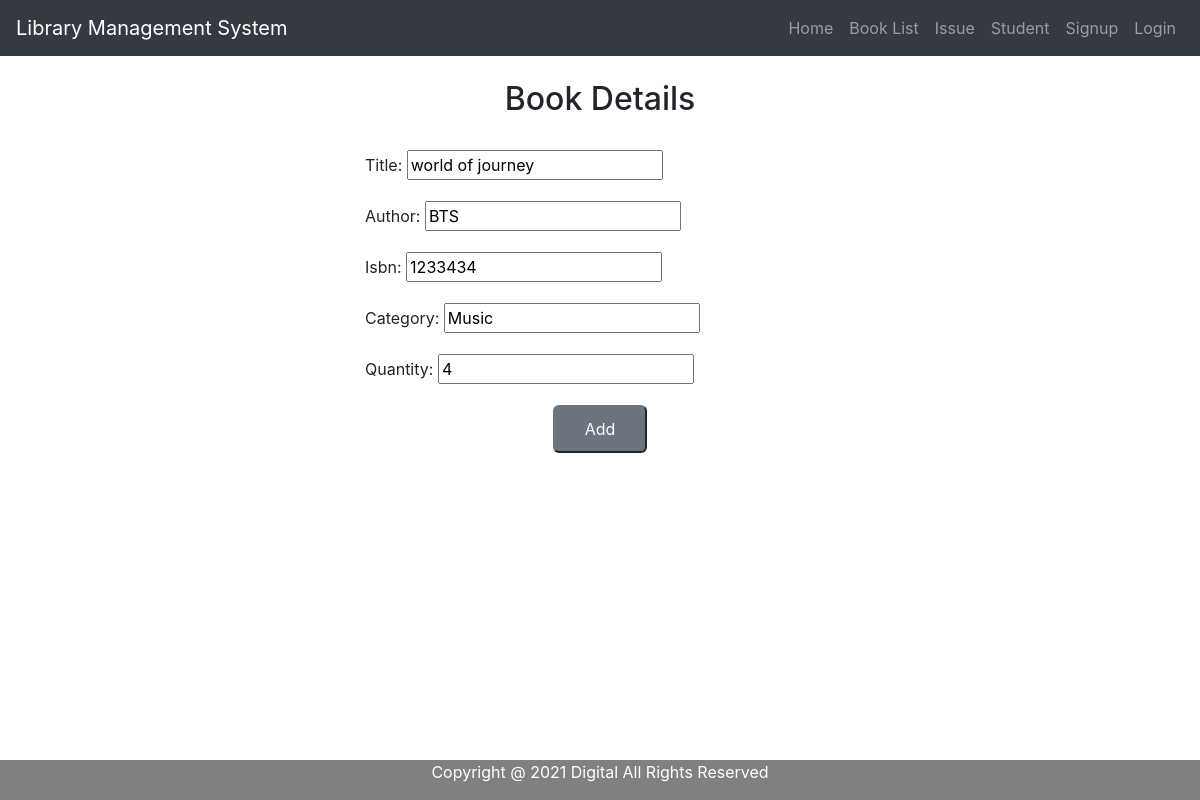
The app's page /update-book/1 with its own data.
### library/models.py (models this page shows, shortened)
class BookDataset(models.Model):
    title = models.CharField(max_length=200)
    author = models.CharField(max_length=200)
    isbn = models.CharField(max_length=100)
    category = models.CharField(max_length=200)
    quantity = models.IntegerField()

### library/views.py (the view)
# urls.py: path('update-book/<str:pk>',UpdateBooks.as_view()),
class UpdateBooks(UpdateView):
    model = BookDataset
    fields = ('__all__')
    template_name = 'Addbook.html'
    success_url = "/book"

### library/templates/Addbook.html (shortened to what this page needs)
{% include 'base.html' %}
{% include 'navbar.html' %}
{% load static %}
<!DOCTYPE html>
<html lang="en">
<head>
    <link rel="stylesheet" href="https://maxcdn.bootstrapcdn.com/bootstrap/4.5.2/css/bootstrap.min.css">
</head>
<body>
{% block content %}
<div class="container" style="max-width:500px;">
    <div class="px-4 py-4 pt-md-6 pb-md-7 ml-auto text-center">
    <h2 class="text-center">Book Details</h2>
    </div>
    <div class="py-6">
        <div class="row">
            <div class="col-12">
                <form method="post">
                    {{form.as_p}}
                    <button type="submit" class="btn-center btn-secondary">Add</button>
                </form>
            </div>
        </div>
    </div>
</div>
{% endblock %}
</body>
</html>
{% include 'footer.html' %}

### library/templates/Addbook.html (style rules this page uses)
button { display: block; margin: 0 auto; padding: 10px 30px; border-radius: 6px; }

### records on screen
BookDataset: title "world of journey", author "BTS", isbn "1233434", category "Music", quantity "4"
